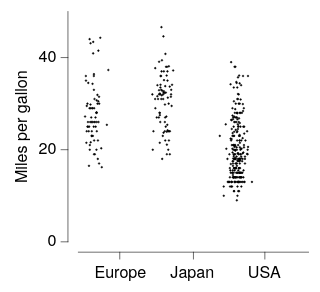

Here is the Vega-Lite specification saved for this chart:
### Vega-Lite specification from a JSON file in a GitHub repository (floating-point values rounded to 4 significant figures; data arrays with more than 128 entries replaced by an {"elided": "..."} marker saying what was removed)
{"background": null, "config": {"arc": {"fill": "#DBDBDB", "fillOpacity": 1.0, "innerRadius": 25.0, "padAngle": 0.03, "stroke": "black", "strokeOpacity": 1, "strokeWidth": 0.25}, "area": {"fill": "#DBDBDB", "fillOpacity": 1.0, "stroke": "black", "strokeOpacity": 1, "strokeWidth": 0.25}, "axis": {"domain": true, "domainCap": "round", "domainColor": "black", "domainWidth": 0.25, "grid": false, "gridCap": "round", "gridColor": "#F1F1F1", "gridDash": [0, 0], "gridOpacity": 1.0, "gridWidth": 0.25, "labelColor": "black", "labelFont": "HelveticaNeue", "labelFontSize": 7, "labelFontStyle": "normal", "labelFontWeight": 400, "offset": 4.5, "ticks": true, "tickCap": "round", "tickColor": "black", "tickSize": 3, "tickWidth": 0.25, "titleColor": "black", "titleFont": "HelveticaNeue", "titleFontSize": 7, "titleFontStyle": "normal", "titleFontWeight": 400}, "axisX": {"domain": true, "labelAlign": "center", "labelAngle": 0, "labels": true, "ticks": true, "translate": 0}, "axisY": {"domain": true, "labelAlign": "right", "labelAngle": 0, "labels": true, "ticks": true, "translate": 0}, "axisRight": {"domain": true, "labelAlign": "left", "labelAngle": 0, "labels": true, "ticks": true, "translate": 0}, "axisTop": {"domain": true, "labelAlign": "center", "labelAngle": 0, "labels": true, "ticks": true, "translate": 0}, "bar": {"fill": "#DBDBDB", "fillOpacity": 1.0, "stroke": "black", "strokeOpacity": 1, "strokeWidth": 0.25}, "boxplot": {"size": 9.0, "ticks": {"cornerRadius": 0.25, "fill": "black", "size": 4.5, "thickness": 0.25}, "box": {"fillOpacity": 1.0, "stroke": "black", "strokeOpacity": 1, "strokeWidth": 0.25}, "median": {"fill": "black", "fillOpacity": 1.0, "size": 9.0, "thickness": 0.25}, "rule": {"fill": "black", "fillOpacity": 1.0, "size": 10.0, "stroke": "black", "strokeDash": [0, 0], "strokeOpacity": 1, "strokeWidth": 0.25}, "outliers": {"color": "black", "fill": "black", "fillOpacity": 1.0, "size": 0, "stroke": "black", "strokeOpacity": 1, "strokeWidth": 0.25}}, "circle": {"fill": "black", "fillOpacity": 1.0, "size": 0.5, "stroke": "black", "strokeOpacity": 1, "strokeWidth": 0.25}, "errorband": {"band": {"fillOpacity": 0.6, "stroke": null, "strokeWidth": 0.25, "strokeOpacity": 1}, "borders": {"opacity": 0, "strokeOpacity": 0.25, "strokeWidth": 1}}, "errorbar": {"opacity": 1, "rule": {"strokeDash": [0, 0], "strokeWidth": 0.5}, "ticks": {"color": "black", "cornerRadius": 0.25, "opacity": 1, "size": 6.0, "thickness": 0.5}, "thickness": 0.5}, "font": "HelveticaNeue", "geoshape": {"fill": "#DBDBDB", "fillOpacity": 1.0, "stroke": "black", "strokeOpacity": 1, "strokeWidth": 0.25}, "header": {"labelColor": "black", "labelFont": "HelveticaNeue", "labelFontSize": 7, "labelFontStyle": "normal", "labelFontWeight": 400, "titleColor": "black", "titleFont": "HelveticaNeue", "titleFontSize": 7, "titleFontStyle": "normal", "titleFontWeight": 400, "titlePadding": 0}, "legend": {"disable": false, "offset": 4.5, "gradientLength": 50.0, "gradientThickness": 5.0, "gradientOpacity": 1.0, "gradientStrokeColor": "black", "gradientStrokeWidth": 0.25, "labelColor": "black", "labelFont": "HelveticaNeue", "labelFontSize": 7, "labelFontStyle": "normal", "labelFontWeight": 400, "strokeColor": "black", "strokeWidth": 0, "symbolSize": 42, "symbolStrokeColor": "black", "symbolStrokeWidth": 0.25, "titleColor": "black", "titleFont": "HelveticaNeue", "titleFontSize": 7, "titleFontStyle": "normal", "titleFontWeight": 400}, "line": {"color": "black", "stroke": "black", "strokeCap": "round", "strokeDash": [0, 0], "strokeOpacity": 1, "strokeWidth": 0.375}, "point": {"filled": true, "fill": "#DBDBDB", "fillOpacity": 1.0, "size": 5.0, "stroke": "black", "strokeOpacity": 1, "strokeWidth": 0.25}, "range": {"category": ["#C6D9F1", "#F1C9CB", "#FEF0B9", "#CEE37A", "#7AA8E0", "#E589A3", "#FDDD5D", "#68B961", "#4177B1", "#C35082", "#E5C227", "#438156"], "diverging": {"scheme": ["#C35082", "#CE6D94", "#D989A7", "#E2A4BA", "#EABFCE", "#F1DBE2", "#F6F6F6", "#D7E0EB", "#B9CBE0", "#9BB6D5", "#7DA1C9", "#5F8CBD", "#4177B1"]}, "heatmap": {"scheme": ["#DFE9F7", "#C6D9F1", "#ADC8EC", "#94B8E6", "#7AA8E0", "#6097DA", "#4D87CA", "#4177B1", "#386898", "#2F597F", "#264A69", "#1D3A58"]}, "ordinal": {"scheme": ["#F1F1F1", "#DBDBDB", "#C6C6C6", "#B2B2B2", "#9D9D9D", "#898989", "#767676", "#636363", "#515151", "#404040", "#2F2F2F", "#1F1F1F"]}, "ramp": {"scheme": ["#DFE9F7", "#C6D9F1", "#ADC8EC", "#94B8E6", "#7AA8E0", "#6097DA", "#4D87CA", "#4177B1", "#386898", "#2F597F", "#264A69", "#1D3A58"]}}, "rule": {"color": "black", "stroke": "black", "strokeCap": "round", "strokeDash": [2, 2], "strokeOpacity": 1, "strokeWidth": 0.25}, "scale": {"bandPaddingInner": 0.1, "bandPaddingOuter": 0.1, "round": false}, "rect": {"fill": "#DBDBDB", "fillOpacity": 1.0, "stroke": "black", "strokeOpacity": 1, "strokeWidth": 0.25}, "square": {"fill": "#DBDBDB", "fillOpacity": 1.0, "size": 10.0, "stroke": "black", "strokeOpacity": 1, "strokeWidth": 0.25}, "text": {"color": "black", "font": "HelveticaNeue", "fontSize": 7, "fontStyle": "normal", "fontWeight": 400}, "title": {"anchor": "middle", "frame": "group", "color": "black", "font": "HelveticaNeue", "fontSize": 7, "fontStyle": "normal", "fontWeight": 400, "subtitleColor": "black", "subtitleFont": "HelveticaNeue", "subtitleFontSize": "HelveticaNeue", "subtitleFontStyle": "normal", "subtitleFontWeight": 400}, "view": {"continuousWidth": 100, "continuousHeight": 100, "discreteWidth": 100, "discreteHeight": 100, "fill": null, "stroke": null, "strokeWidth": 0.25}}, "data": {"name": "data-5a85ede2053d4aec77293cfb476ae07b"}, "mark": {"type": "circle"}, "encoding": {"x": {"field": "Origin", "title": null, "type": "nominal"}, "xOffset": {"field": "jitter_x", "scale": null, "type": "quantitative"}, "y": {"field": "Miles_per_Gallon", "title": "Miles per gallon", "type": "quantitative"}}, "$schema": "https://vega.github.io/schema/vega-lite/v6.4.1.json", "datasets": {"data-5a85ede2053d4aec77293cfb476ae07b": {"elided": "398 records"}}}
